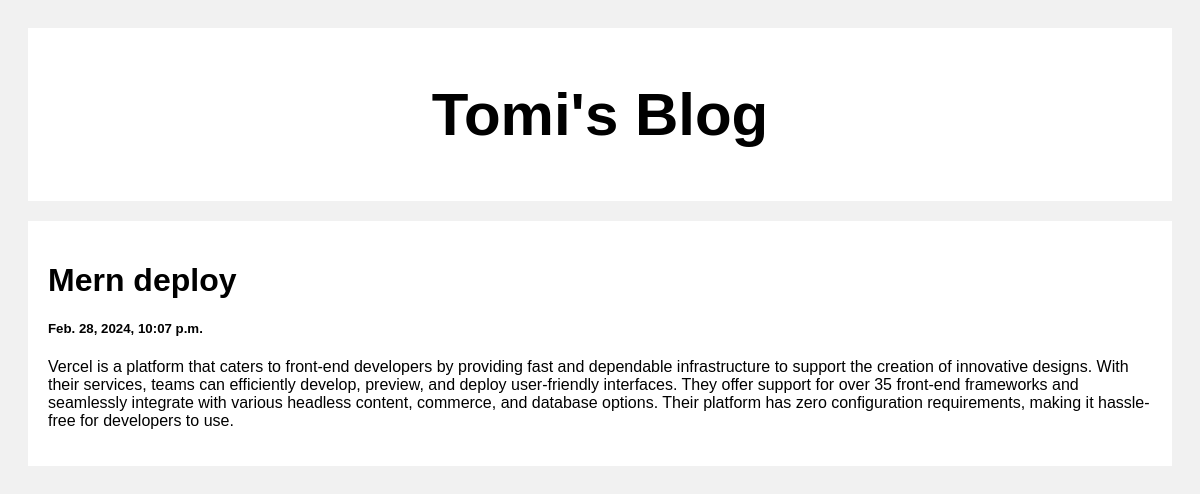
Screenshot of /post/3 with the database file from the repository.
### posts/models.py (models this page shows)
class Post(models.Model):
    title = models.CharField(max_length=100)
    body = models.CharField(max_length=100000)
    created_at = models.DateTimeField(default = datetime.now, blank=True)

### posts/views.py (the view)
# urls.py: path('post/<str:pk>', views.post, name='post'),
def post(request, pk):
    posts = Post.objects.get(id = pk)
    return render(request, 'posts.html', {'posts': posts})

### templates/posts.html (shortened to what this page needs)
<!DOCTYPE html>
<html>
<head>
</head>
<body>
<div class="header">
  <h2>Tomi's Blog</h2>
</div>
<div class="row">
  <div class="leftcolumn">
    <div class="card">
        <h1>{{posts.title}}</h1>
        <h5>{{posts.created_at}}</h5>
        <p>{{posts.body}}</p>
    </div>
  </div>
</div>
</body>
</html>

### templates/posts.html (style rules this page uses)
* { box-sizing: border-box; }
body { font-family: Arial; padding: 20px; background: #f1f1f1; }
.header { padding: 2px; font-size: 40px; text-align: center; background: white; }
.leftcolumn { float: left; width: 100%; }
.card { background-color: white; padding: 20px; margin-top: 20px; }
.row:after { content: ""; display: table; clear: both; }

### rows the page displays
Post: title "Mern deploy", created_at "Feb. 28, 2024, 10:07 p.m.", body "Vercel is a platform that caters to front-end developers by providing fast and dependable infrastructure to support the creation of innovative designs. With their services, teams can efficiently develop, preview, and deploy user-friendly interfaces. They offer support for over 35 front-end frameworks and seamlessly integrate with various headless content, commerce, and database options. Their platform has zero configuration requirements, making it hassle-free for developers to use."
